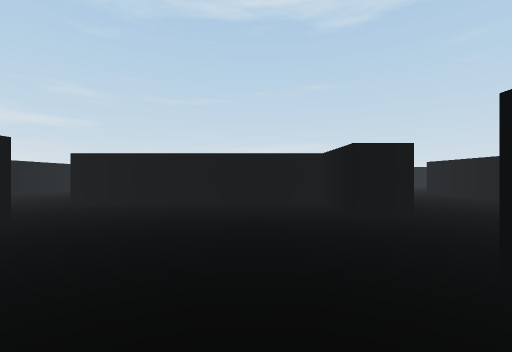
View 1 (above)

17 first-person views from a walk through a scene from a Unity 3-D project. The camera is 0.55 m above the floor, looks level and sees 90° across. The floor is counted in squares, 1 m on a side. Each view is taken from the middle of a square. On the plan, view 1 faces up. The plan holds only what a view shows up to about 9 squares ahead; the rest is blank. The place goes on beyond the plan. The player character is not drawn. Some surface patterns are stand-ins.

View 2
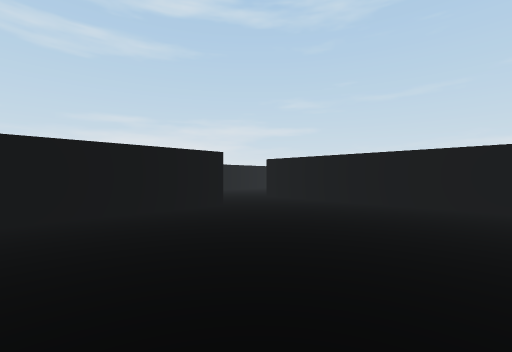

View 3
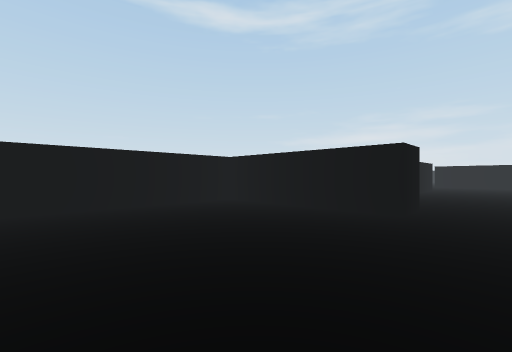

View 4
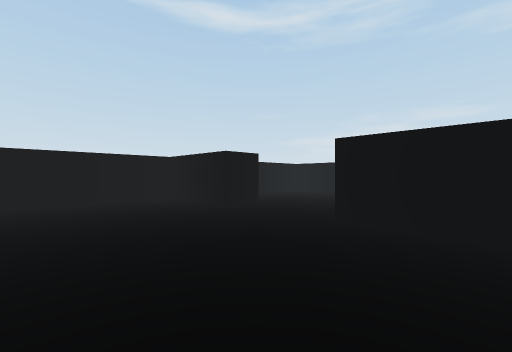

View 5
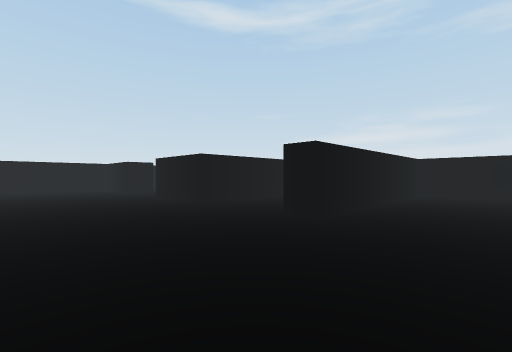

View 6
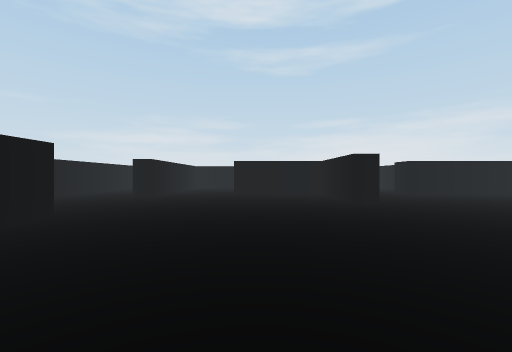

View 7
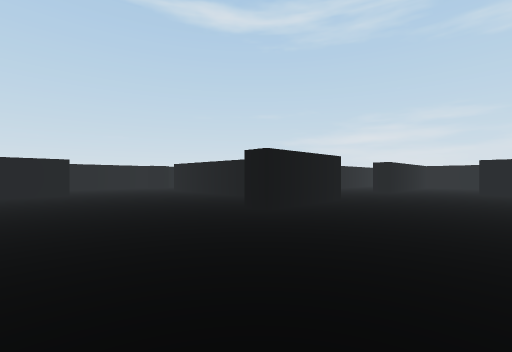

View 8
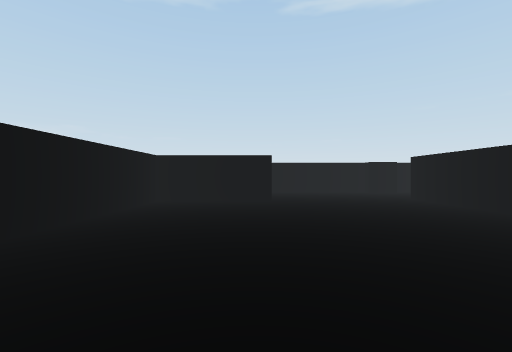

View 9
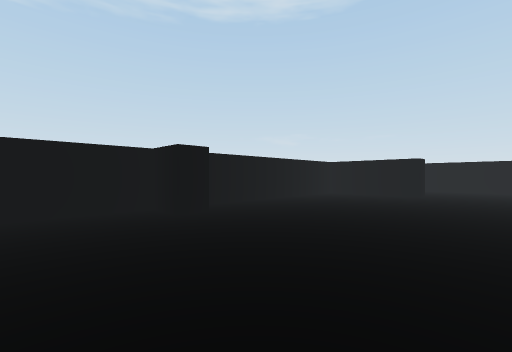

View 10
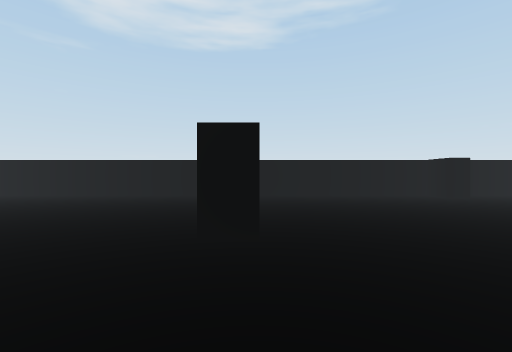

View 11
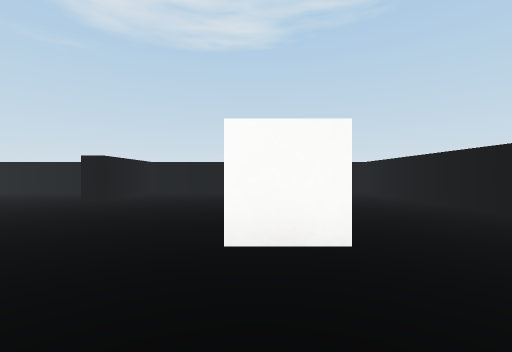

View 12
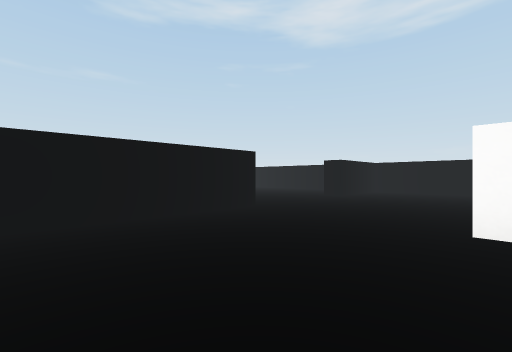

View 13
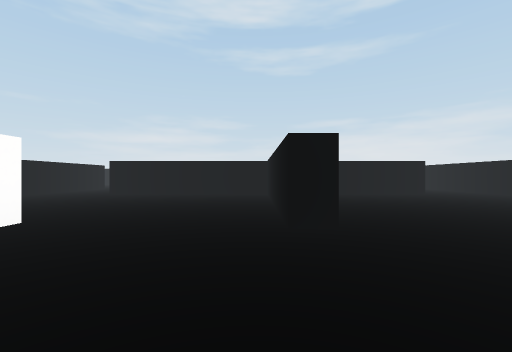

View 14
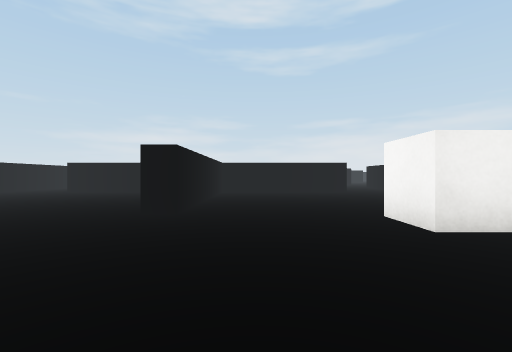

View 15
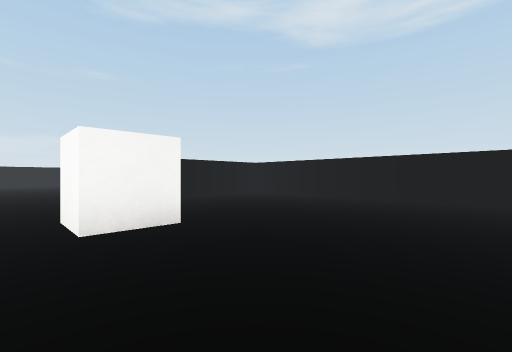

View 16
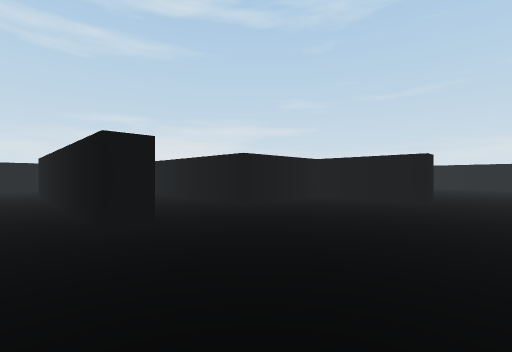

View 17
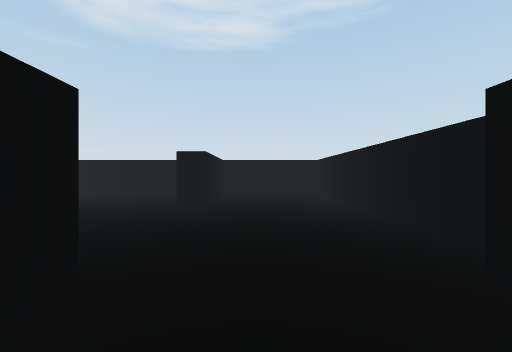

### Floor plan
Points are (right, up) in squares from view 1. A wall is a line through its corners. A room is listed if a view was taken in it or the views show most of it. See-through windows are left out.
Room 1 (views 1, 2, 3)
walls: (1.2, 1.4) (2.2, 1.4); (-3.8, 3) (-2.8, 3) (-2.8, -0.7) (1, -0.7); (2.2, 3.5) (1.3, 3.5) (1.3, 5.1) (-3.8, 5.1)
ways out: opening at (2, 2.5) to room 2; opening at (-3, 3.5)
Room 2 (views 4, 5, 6, 7, 8, 9, 10, 11, 12, 13, 14, 15, 16, 17)
walls: (7.2, 12.9) (7.2, 13.5); (7.5, 13.5) (12.2, 13.5) (12.2, 20.3) (9.7, 20.3) (9.7, 20.9); (3.8, 13.5) (3.8, 13) (1.3, 13) (1.3, 10.3) (-2.8, 10.3); (11.3, 7.6) (11.3, 8.2) (12.2, 8.2) (12.2, 12.9); (0, 13.5) (2, 13.5); (6.3, 6) (6.3, 1.9) (5.9, 1.9); (5.5, 5.8) (5.5, 8.2) (8, 8.2) (8, 7.6); (1.3, 20.4) (1.3, 15.6) (0.5, 15.6); (12.2, 21) (12.2, 25.5); (-2.8, 10) (-2.8, 8.2) (2.2, 8.2) (2.2, 7.7) (-3.6, 7.7); (-0.5, 5.6) (2.2, 5.6) (2.2, 3.5); (2.2, 1.4) (2.2, -0.7) (5.2, -0.7); (5.5, -0.2) (6.3, -0.2) (6.3, -0.7) (12.2, -0.7) (12.2, 1.9) (9.7, 1.9) (9.7, 2.4) (12.2, 2.4) (12.2, 7.1); (1.3, 25.1) (1.3, 20.9) (6.3, 20.9) (6.3, 20.3) (1.8, 20.3)
ways out: opening at (2, 2.5) to room 1; opening at (-4, 6.5); opening at (-0.5, 14.5)
objects: other object (6, 17) to (7, 17); other object (7, 24)

Positions as (right, up) in squares from view 1, and headings:
1: (0, 0), facing up
2: (1, 0), facing up-left
3: (1, 4), facing down-left
4: (5, 5), facing down-left
5: (5, 10), facing down-left
6: (9, 11), facing left
7: (11, 11), facing down-left
8: (10, 8), facing down
9: (8, 10), facing down-right
10: (5, 13), facing right
11: (4, 17), facing right
12: (3, 17), facing up-right
13: (9, 20), facing left
14: (10, 22), facing left
15: (6, 21), facing up-right
16: (5, 7), facing up-left
17: (5, 1), facing right
